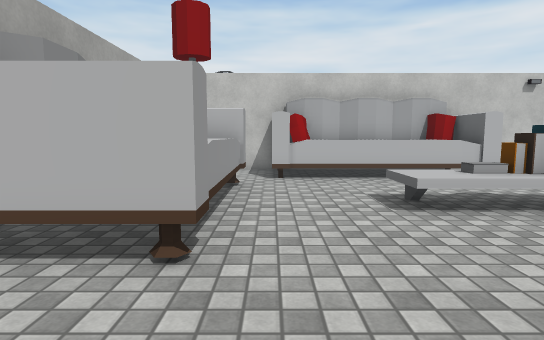
[1] (above)

20 first-person views from a walk through a 3-D level made in the Unity game engine. The camera is 1.2 m above the floor, tilts 6° down and sees 80° across. The floor is counted in squares, 1 m on a side. Each view is taken from the middle of a square. On the plan, view 1 faces up. The plan holds only what a view shows up to about 14 squares ahead; the rest is blank. The place goes on beyond the plan. The player character is not drawn. Some surface patterns are stand-ins.

[2]
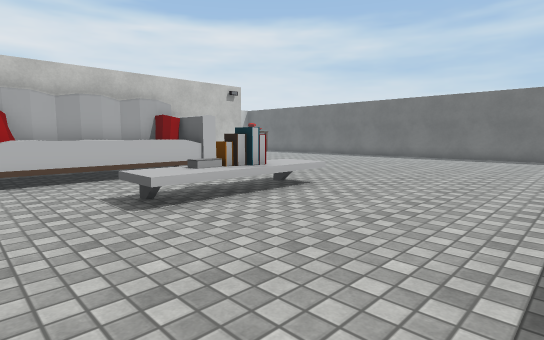

[3]
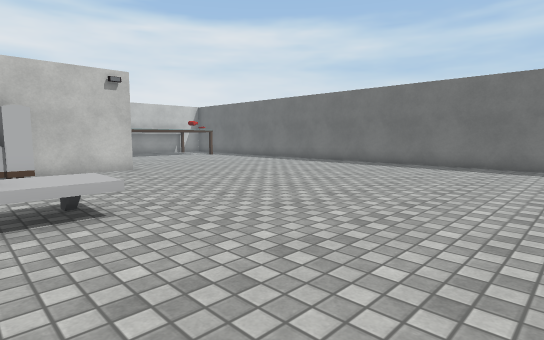

[4]
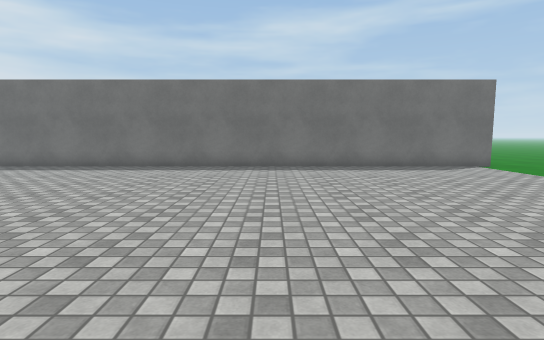

[5]
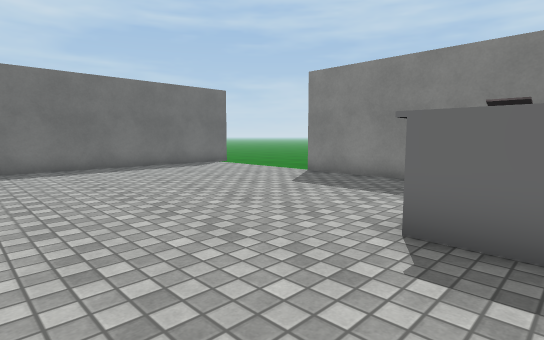

[6]
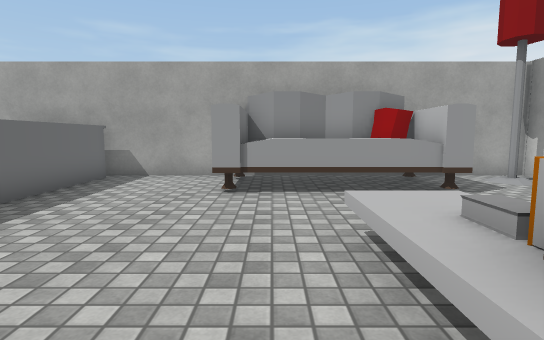

[7]
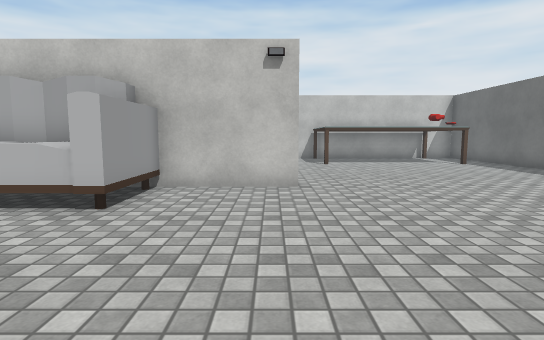

[8]
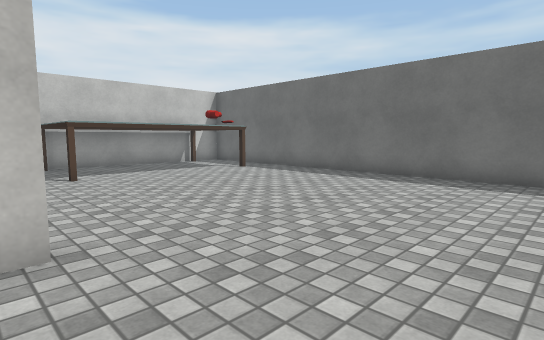

[9]
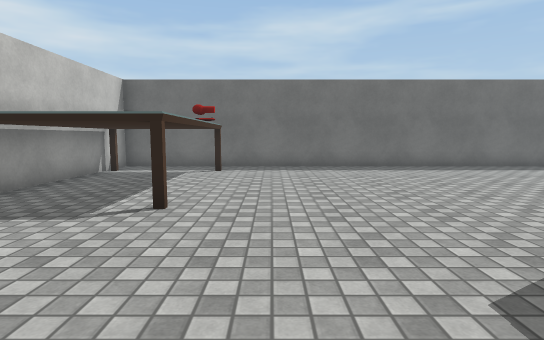

[10]
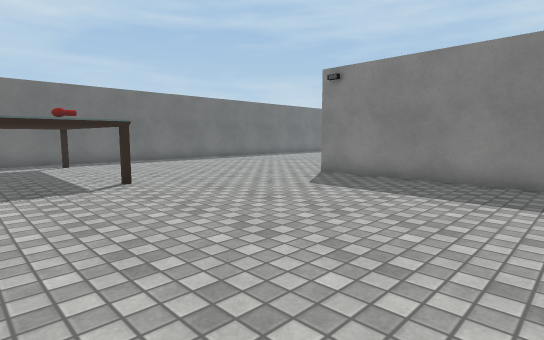

[11]
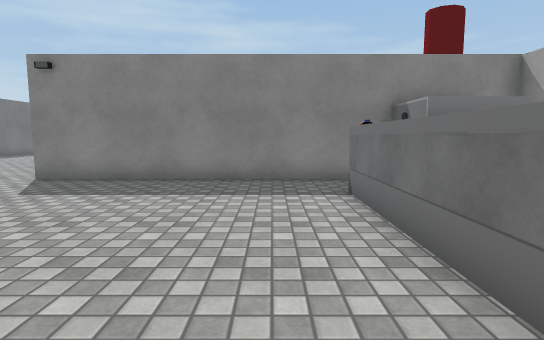

[12]
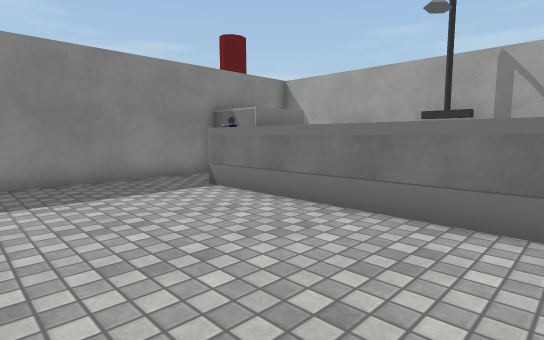

[13]
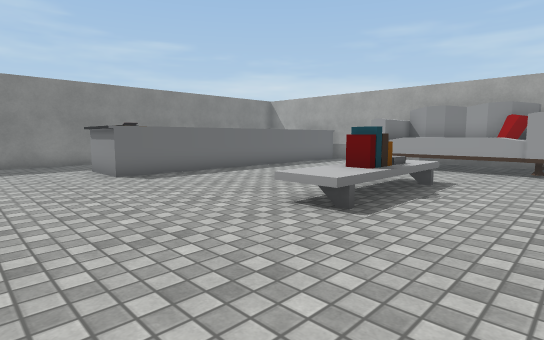

[14]
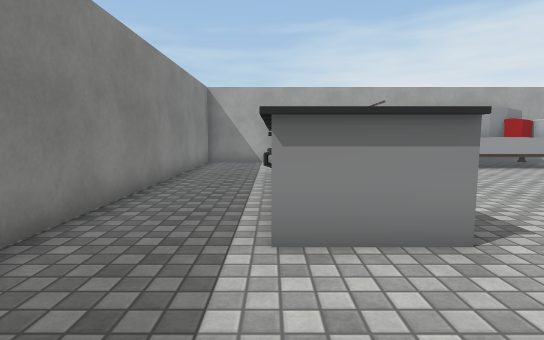

[15]
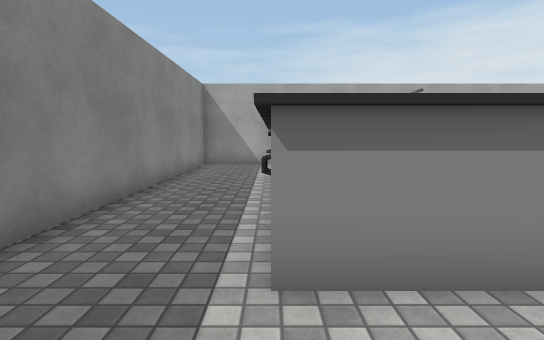

[16]
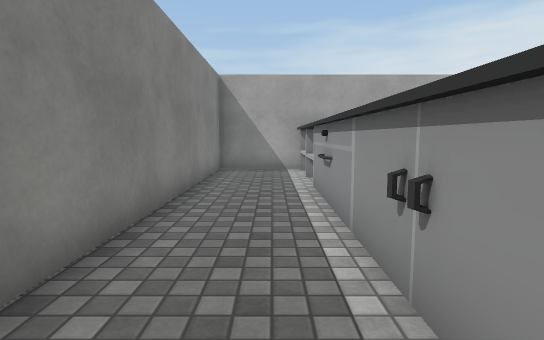

[17]
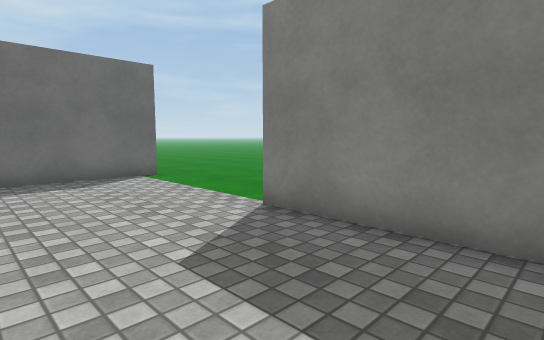

[18]
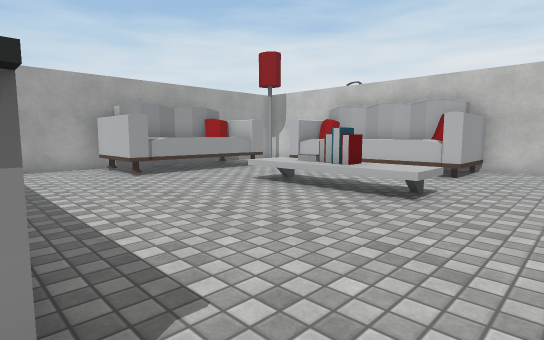

[19]
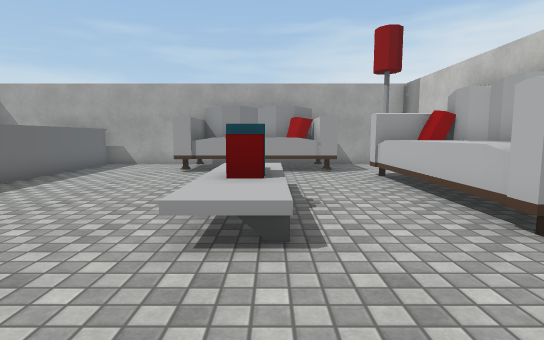

[20]
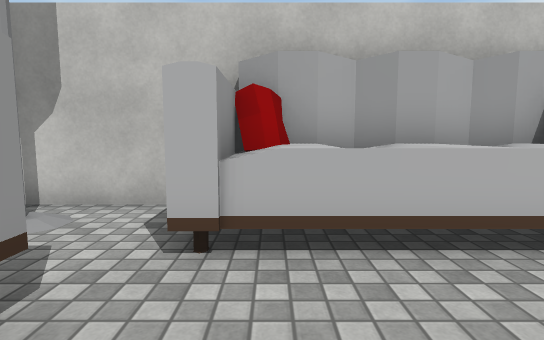

### Floor plan
Key: @ floor where view 1 was taken; # wall or solid block; . floor; ^ raised ledge; R drawers; L lamp; S sofa; O other object.
Columns run from 4 left of view 1 to 20 right of it. Each row starts with its distance up from view 1.
 21      O........ OOOOOOO.#
 20 #    O.........OOOOOOO.#
 19 #O   O.........OOOOOO .#
 18 #OO  O.........OOOOOOO.#
 17 #    O.................#
 16 #    O.................#
 15 #    O.................#
 14 # RRRO.................#
 13 #   R..................#
 12 ##RR##########.........#
 11 ##  OOOOOOO............#
 10 ##L.OOOOOOO............#
  9 # ..OOOOOOO............#
  8 #SSS...................#
  7 #SSS...................#
  6 #SSS..OOOOOO...........#
  5 #S S..OOOOOO...........#
  4 #SSS...................#
  3 #SSS...................#
  2 #......................#
  1 #......................#
  0 #...@..................#
 -1 #^^^^^^^^^^^#..........#
 -2 #         OO#..........#
 -3 #^^^^^^^^^O##..........#
 -4 #......................#
 -5 #......................#
 -6 ##################.....#
 -7                   .......
 -8                    ......

Where each view was taken, in squares from view 1:
view 1: 0 up, 0 right, facing up
view 2: 0 up, 0 right, facing up-right
view 3: 0 up, 5 right, facing up-right
view 4: 2 up, 6 right, facing right
view 5: 3 up, 6 right, facing down-right
view 6: 4 up, 6 right, facing left
view 7: 4 up, 9 right, facing up
view 8: 8 up, 9 right, facing up-right
view 9: 16 up, 6 right, facing right
view 10: 21 up, 3 right, facing down-right
view 11: 21 up, 3 right, facing down
view 12: 21 up, 6 right, facing down-left
view 13: 9 up, 11 right, facing down-left
view 14: 3 down, 11 right, facing left
view 15: 3 down, 10 right, facing left
view 16: 4 down, 8 right, facing left
view 17: 2 down, 9 right, facing down-right
view 18: 1 down, 9 right, facing up-left
view 19: 6 up, 10 right, facing left
view 20: 6 up, 1 right, facing up
